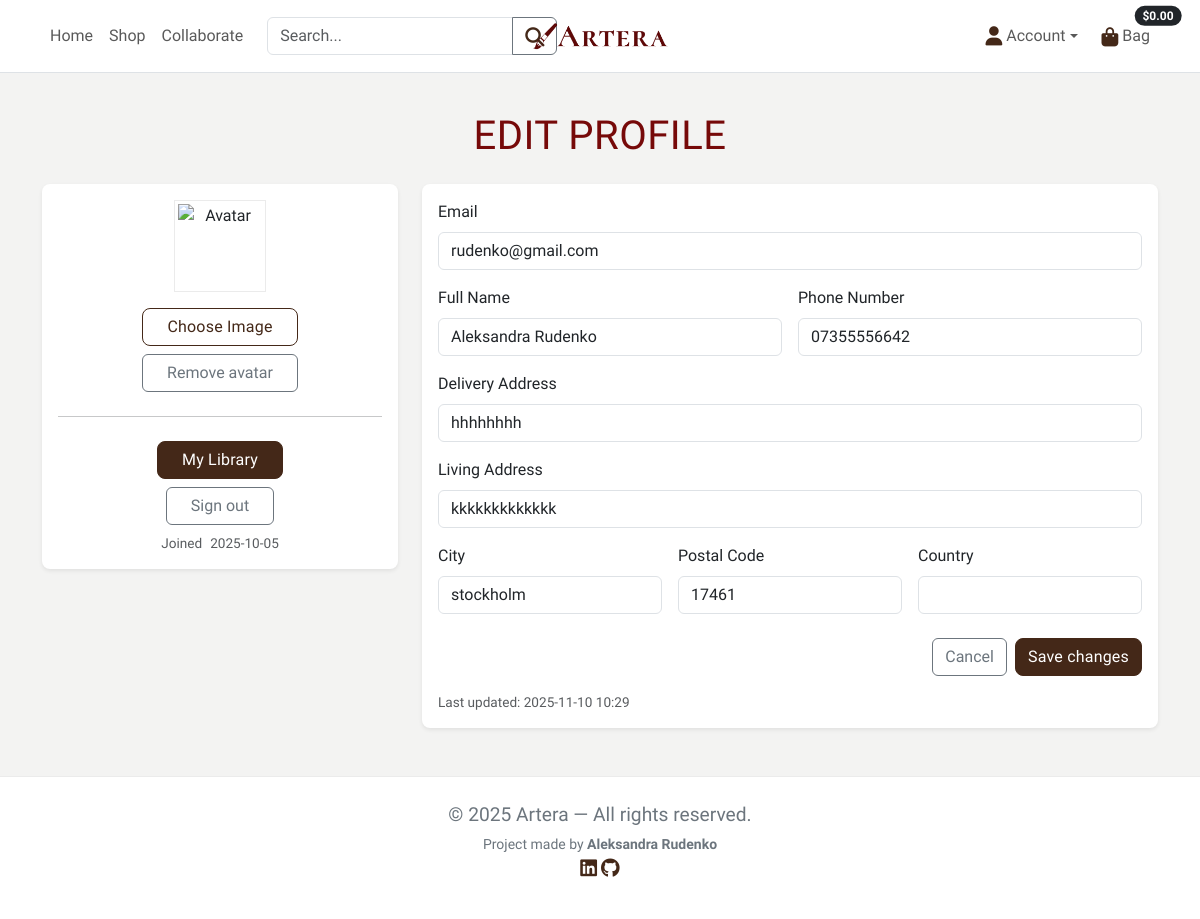
The app's page /profiles/ (signed in), older data.
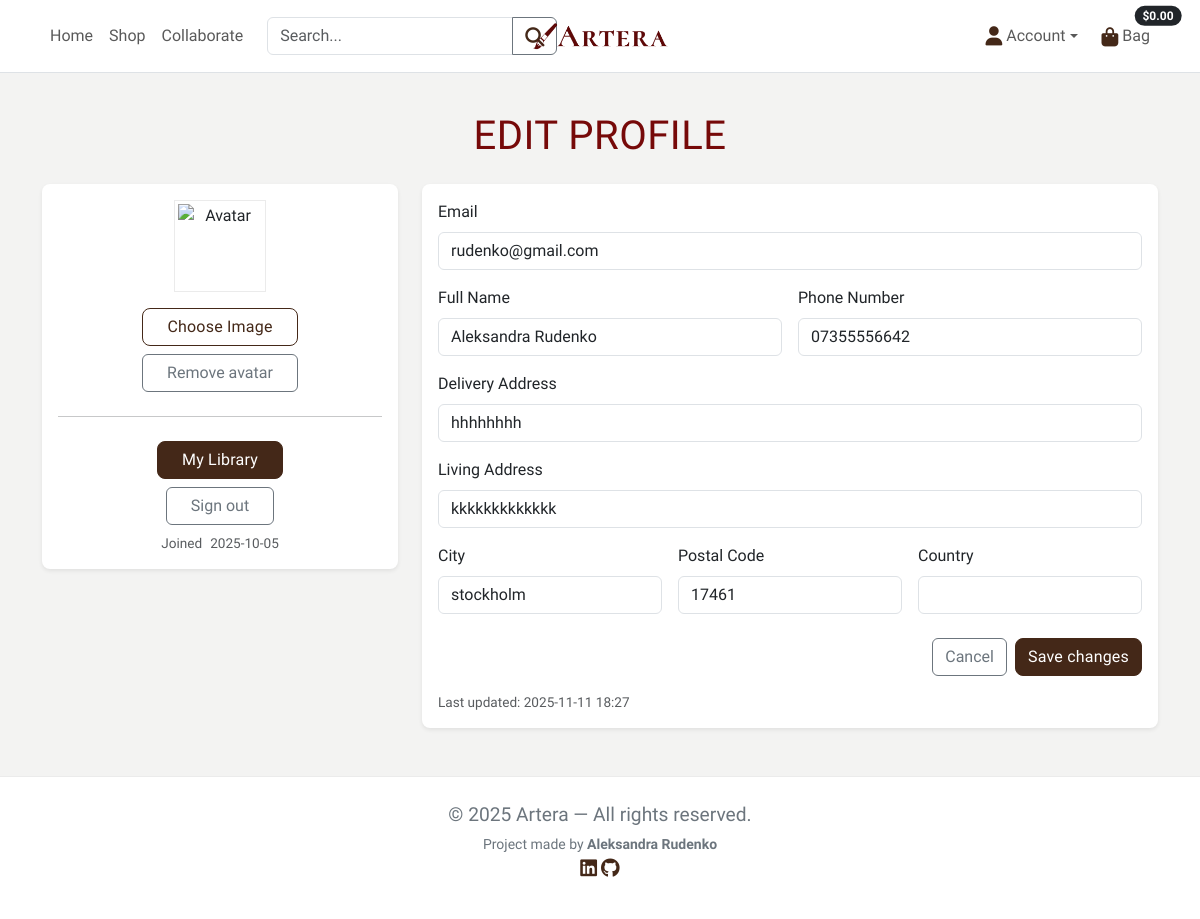
The same page, newer data.
### profiles/models.py (models this page shows, shortened)
class Profile(models.Model):
    user = models.OneToOneField(settings.AUTH_USER_MODEL, on_delete=models.CASCADE)
    full_name = models.CharField(max_length=100, blank=True)
    phone_number = models.CharField(max_length=20, blank=True)
    address_line_delivery = models.CharField(max_length=255, blank=True)
    address_line_living = models.CharField(max_length=255, blank=True)
    city = models.CharField(max_length=100, blank=True)
    postal_code = models.CharField(max_length=20, blank=True)
    country = models.CharField(max_length=100, blank=True)
    created_at = models.DateTimeField(auto_now_add=True)
    updated_at = models.DateTimeField(auto_now=True)
    avatar = CloudinaryField('image', blank=True, null=True, folder='avatars')

### profiles/views.py (the view)
# urls.py: path('', views.profile, name='profile'),
@login_required
def profile(request):
    profile, _ = Profile.objects.get_or_create(user=request.user)
    if request.method == 'POST':
        form = ProfileForm(request.POST, instance=profile)
        new_email = (request.POST.get('email') or '').strip()
        if form.is_valid():
            with transaction.atomic():
                form.save()
                if new_email and new_email.lower() != (request.user.email or '').lower():
                    ea = EmailAddress.objects.filter(
                        user=request.user, email__iexact=new_email
                    ).first()
                    if not ea:
                        ea = EmailAddress(user=request.user, email=new_email, primary=False, verified=False)
                        ea.save()
                    ea.send_confirmation(request)
                    messages.info(request, "We sent a verification link to your new email. "
                                            "It will replace your current email after you confirm.")
                else:
                    messages.success(request, "Profile updated.")
            return redirect('profile')
        else:
            messages.error(request, "Please fix the errors below.")
    else:
        form = ProfileForm(instance=profile)
    return render(request, 'profiles/profile.html', {
        'form': form,
        'user_obj': request.user,
    })

### profiles/forms.py
class ProfileForm(forms.ModelForm):
    class Meta:
        model = Profile
        fields = [
            'full_name', 'phone_number', 'address_line_delivery',
            'address_line_living', 'city', 'postal_code', 'country'
        ]
        widgets = {
            'full_name': forms.TextInput(attrs={'class': 'form-control'}),
            'phone_number': forms.TextInput(attrs={'class': 'form-control'}),
            'address_line_delivery': forms.TextInput(attrs={'class': 'form-control'}),
            'address_line_living': forms.TextInput(attrs={'class': 'form-control'}),
            'city': forms.TextInput(attrs={'class': 'form-control'}),
            'postal_code': forms.TextInput(attrs={'class': 'form-control'}),
            'country': forms.TextInput(attrs={'class': 'form-control'}),
        }
        labels = {
            'full_name': 'Full Name',
            'phone_number': 'Phone Number',
            'address_line_delivery': 'Delivery Address',
            'address_line_living': 'Living Address',
            'city': 'City',
            'postal_code': 'Postal Code',
            'country': 'Country',
        }

### profiles/templates/profiles/profile.html (shortened to what the changed rows need)
{% extends "base.html" %}
{% load static %}
{% block content %}
<div class="container py-5 profile">
    <h1 class="mb-4 text-center">Edit Profile</h1>
    <div class="row g-4">
        <div class="col-12 col-lg-8">
            <div class="card border-0 shadow-sm rounded-3">
                <div class="card-body">
                    <form method="post" novalidate>
                        <div class="mb-3">
                        </div>
                        <div class="row g-3">
                            <div class="col-md-6">
                                <label class="form-label">{{ form.full_name.label }}</label>
                                {{ form.full_name }}
                            </div>
                            <div class="col-md-6">
                                <label class="form-label">{{ form.phone_number.label }}</label>
                                {{ form.phone_number }}
                            </div>
                            <div class="col-12">
                                <label class="form-label">{{ form.address_line_delivery.label }}</label>
                                {{ form.address_line_delivery }}
                            </div>
                            <div class="col-12">
                                <label class="form-label">{{ form.address_line_living.label }}</label>
                                {{ form.address_line_living }}
                            </div>
                            <div class="col-md-4">
                                <label class="form-label">{{ form.city.label }}</label>
                                {{ form.city }}
                            </div>
                            <div class="col-md-4">
                                <label class="form-label">{{ form.postal_code.label }}</label>
                                {{ form.postal_code }}
                            </div>
                            <div class="col-md-4">
                                <label class="form-label">{{ form.country.label }}</label>
                                {{ form.country }}
                            </div>
                        </div>
                        <div class="d-flex gap-2 justify-content-end mt-4">
                        </div>
                    </form>
                    <div class="small text-muted mt-3">
                        Last updated:
                        {% if form.instance.updated_at %}{{ form.instance.updated_at|date:"Y-m-d H:i" }}{% else %}—{% endif %}
                    </div>
                </div>
            </div>
        </div>
    </div>
</div>
{% endblock %}

Row changes from the older to the newer data that the page shows:
changed Profile "Aleksandra Rudenko": instance.updated_at "2025-11-10 10:29" → "2025-11-11 18:27"
